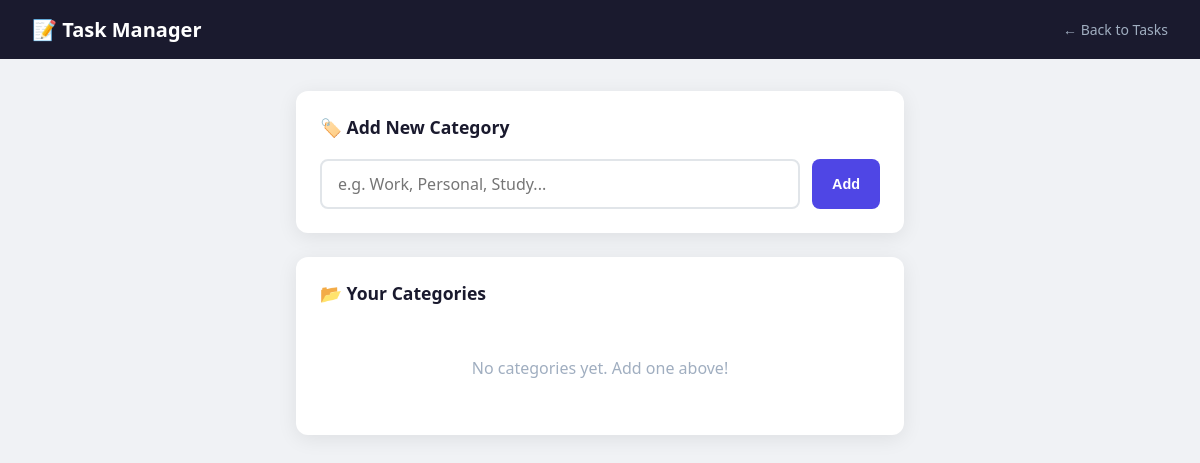
Page /categories/ (signed in) on the earlier database version.
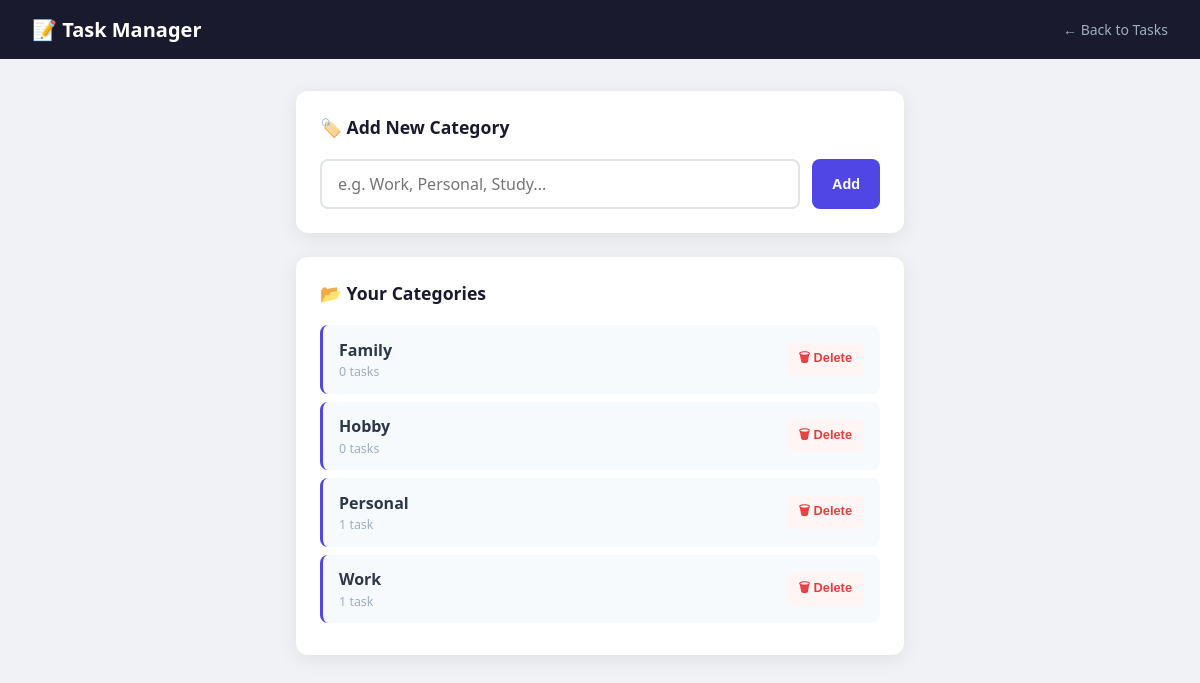
Same page on the later database version.
### tasks/models.py (models this page shows, shortened)
class Category(models.Model):
    user = models.ForeignKey(
        User,
        on_delete=models.CASCADE,
        related_name='categories'
    )
    name = models.CharField(max_length=100)
    class Meta:
        ordering = ['name']
        verbose_name_plural = 'Categories'

### tasks/views.py (the view)
# urls.py: path('categories/',                 views.CategoryListView.as_view(),   name='category_list'),
class CategoryListView(LoginRequiredMixin, ListView):
    model               = Category
    template_name       = 'tasks/category_list.html'
    context_object_name = 'categories'
    def get_queryset(self):
        return Category.objects.filter(user=self.request.user)
    def get_context_data(self, **kwargs):
        context = super().get_context_data(**kwargs)
        context['form'] = CategoryForm()   # ← pass empty form on every GET
        return context

### tasks/forms.py
class CategoryForm(forms.ModelForm):
    class Meta:
        model  = Category
        fields = ['name']
        widgets = {
            'name': forms.TextInput(attrs={
                'class':       'form-control',
                'placeholder': 'e.g. Work, Personal, Study...',
            }),
        }

### tasks/templates/tasks/category_list.html (shortened to what this page needs)
<!DOCTYPE html>
<html lang="en">
<head>
</head>
<body>
<nav class="navbar">
    <a href="{% url 'tasks:task_list' %}" class="navbar-brand">📝 Task Manager</a>
    <a href="{% url 'tasks:task_list' %}" class="navbar-link">← Back to Tasks</a>
</nav>
<div class="container">
    <div class="card">
        <h2 class="card-title">🏷️ Add New Category</h2>
        <form method="POST" action="{% url 'tasks:category_create' %}">
            <div class="form-row">
                {{ form.name }}
                <button type="submit" class="btn-primary">Add</button>
            </div>
        </form>
    </div>
    <div class="card">
        <h2 class="card-title">📂 Your Categories</h2>
        {% if categories %}
            {% for category in categories %}
                <div class="category-item">
                    <div>
                        <div class="category-name">{{ category.name }}</div>
                        <div class="category-count">
                            {{ category.tasks.count }} task{{ category.tasks.count|pluralize }}
                        </div>
                    </div>
                    <form method="POST" action="{% url 'tasks:category_delete' category.pk %}">
                        <button type="submit" class="btn-delete">🗑 Delete</button>
                    </form>
                </div>
            {% endfor %}
        {% else %}
            <div class="empty-state">No categories yet. Add one above!</div>
        {% endif %}
    </div>
</div>
</body>
</html>

Differences in the rows shown:
added Category: name "Family", tasks.count "0"
added Category: name "Hobby", tasks.count "0"
added Category: name "Personal", tasks.count "1"
added Category: name "Work", tasks.count "1"
Other differences:
text no longer shown: "No categories yet. Add one above!"
